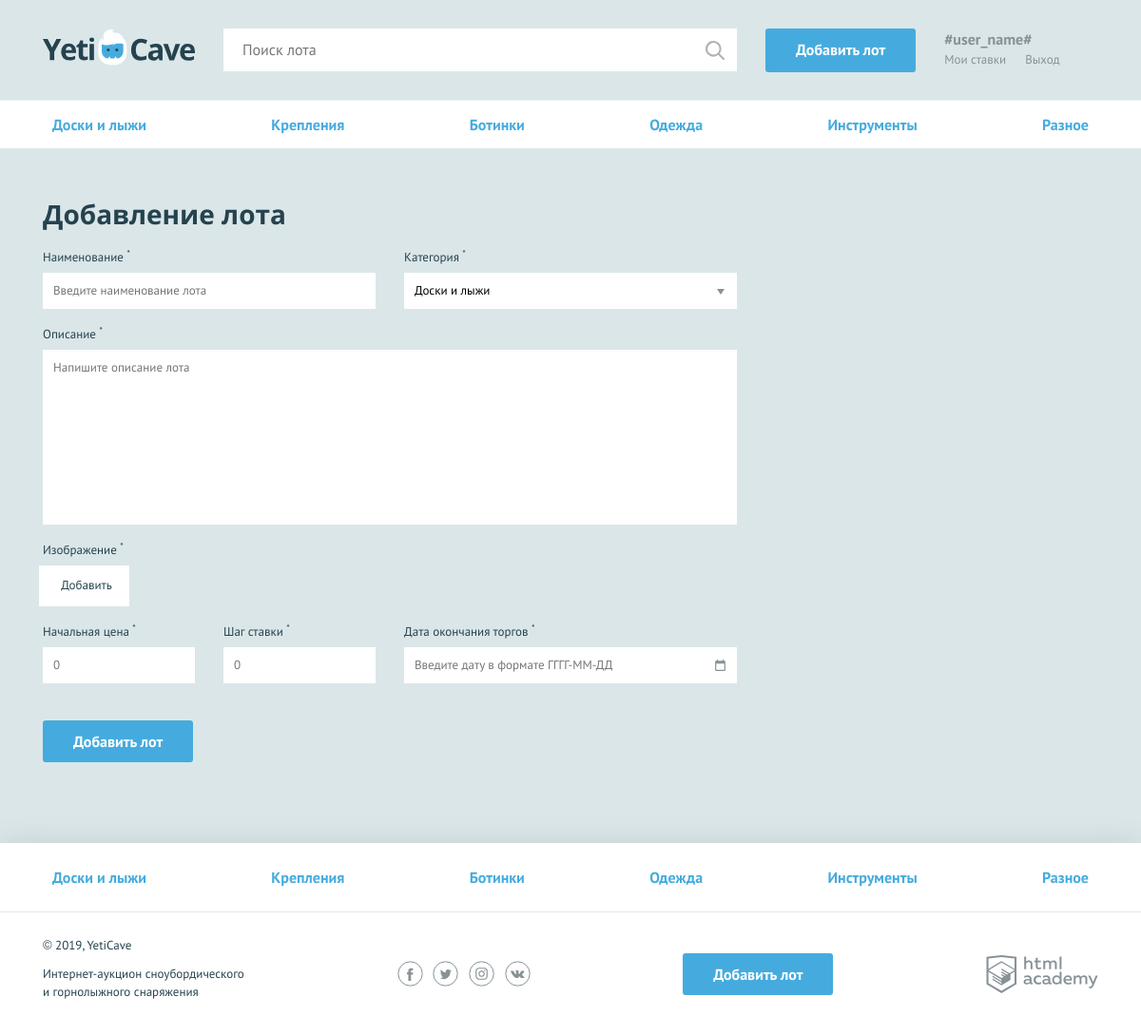
The page /add.php on the database its author committed.
### tables this page shows
CREATE TABLE category (
	id INT AUTO_INCREMENT PRIMARY KEY,
	name CHAR(128) NOT NULL UNIQUE,
	code CHAR(128) NOT NULL
);

### helpers.php (called while the page is built, shortened)
<?php
function include_template($name, array $data = []) {
    $name = 'templates/' . $name;
    extract($data);
    require $name;
    $result = ob_get_clean();
    return $result;
}

### functions.php (called while the page is built, shortened)
<?php
function getCategories ($sql_link) {
	$sql = 'SELECT id, name, code FROM category;';
	$result = mysqli_query($sql_link, $sql);
	return mysqli_fetch_all($result, MYSQLI_ASSOC);
}
function getPostVal($name) {
	return $_POST[$name] ?? '';
}

### templates/add-lot.php (the view, shortened to what this page needs)
<!DOCTYPE html>
<html lang="ru">
<head>
  <link href="../css/normalize.min.css" rel="stylesheet">
  <link href="../css/style.css" rel="stylesheet">
  <link href="../css/flatpickr.min.css" rel="stylesheet">
</head>
<body>
<div class="page-wrapper">
  <header class="main-header">
  <div class="main-header__container container">
    <a class="main-header__logo" href="index.html">
      <img src="../img/logo.svg" width="160" height="39" alt="Логотип компании YetiCave">
    </a>
    <form class="main-header__search" method="get" action="https://echo.htmlacademy.ru" autocomplete="off">
      <input type="search" name="search" placeholder="Поиск лота">
      <input class="main-header__search-btn" type="submit" name="find" value="Найти">
    </form>
    <a class="main-header__add-lot button" href="add-lot.html">Добавить лот</a>
    <nav class="user-menu">
      <div class="user-menu__logged">
        <p>#user_name#</p>
        <a class="user-menu__bets" href="my-bets.html">Мои ставки</a>
        <a class="user-menu__logout" href="#">Выход</a>
      </div>
    </nav>
  </div>
</header>
  <main>
    <nav class="nav">
      <ul class="nav__list container">
			<?php foreach ($categories as $item): ?>
				<li class="nav__item">
					<a href="pages/all-lots.html"><?=htmlspecialchars($item['name']); ?></a>
				</li>
			<?php endforeach; ?>
      </ul>
    </nav>
    <form class="form form--add-lot container <?= empty($errors) ?: 'form--invalid' ?>" action="/add.php" method="post" enctype="multipart/form-data">
      <h2>Добавление лота</h2>
      <div class="form__container-two">
        <div class="form__item <?= empty($errors['name']) ?: 'form__item--invalid' ?>">
          <label for="name">Наименование <sup>*</sup></label>
          <input id="name" type="text" name="name" value="<?=getPostVal('name'); ?>" placeholder="Введите наименование лота">
        </div>
        <div class="form__item <?= empty($errors['categories']) ?: 'form__item--invalid' ?>">
          <label for="category">Категория <sup>*</sup></label>
          <select id="category" name="category">
			<?php foreach ($categories as $item): ?>
				<option value="<?=$item['id']?>" <?= $item['id'] === getPostVal('category') ? 'checked' : '' ?>><?=htmlspecialchars($item['name']); ?></option>
			<?php endforeach; ?>
          </select>
        </div>
      </div>
      <div class="form__item form__item--wide <?= empty($errors['description']) ?: 'form__item--invalid' ?>">
        <label for="description">Описание <sup>*</sup></label>
        <textarea id="description" name="description" placeholder="Напишите описание лота"><?=getPostVal('description'); ?></textarea>
      </div>
      <div class="form__item form__item--file <?= empty($errors['lot-img']) ?: 'form__item--invalid' ?>"">
        <label>Изображение <sup>*</sup></label>
        <div class="form__input-file">
          <label for="lot-img">
            Добавить
          </label>
        </div>
      </div>
      <div class="form__container-three">
        <div class="form__item form__item--small <?= empty($errors['start_price']) ?: 'form__item--invalid' ?>">
          <label for="start_price">Начальная цена <sup>*</sup></label>
          <input id="start_price" type="text" name="start_price" value="<?=getPostVal('start_price'); ?>" placeholder="0">
        </div>
        <div class="form__item form__item--small <?= empty($errors['rate_step']) ?: 'form__item--invalid' ?>">
          <label for="rate_step">Шаг ставки <sup>*</sup></label>
          <input id="rate_step" type="text" name="rate_step" value="<?=getPostVal('rate_step'); ?>" placeholder="0">
        </div>
        <div class="form__item <?= empty($errors['dt_finish']) ?: 'form__item--invalid' ?>">
          <label for="dt_finish">Дата окончания торгов <sup>*</sup></label>
          <input class="form__input-date" id="dt_finish" type="text" name="dt_finish" value="<?=getPostVal('dt_finish'); ?>" placeholder="Введите дату в формате ГГГГ-ММ-ДД">
        </div>
      </div>
      <button type="submit" class="button">Добавить лот</button>
    </form>
  </main>
</div>
<footer class="main-footer">
  <nav class="nav">
    <ul class="nav__list container">
			<?php foreach ($categories as $item): ?>
				<li class="nav__item">
					<a href="pages/all-lots.html"><?=htmlspecialchars($item['name']); ?></a>
				</li>
			<?php endforeach; ?>
    </ul>
  </nav>
  <div class="main-footer__bottom container">
    <div class="main-footer__copyright">
      <p>© 2019, YetiCave</p>
      <p>Интернет-аукцион сноубордического и горнолыжного снаряжения</p>
    </div>
    <div class="main-footer__social social">
      <a class="social__link social__link--facebook" href="#">
      </a>
      <a class="social__link social__link--twitter" href="#">
      </a>
      <a class="social__link social__link--instagram" href="#">
      </a>
      <a class="social__link social__link--vkontakte" href="#">
      </a>
    </div>
    <a class="main-footer__add-lot button" href="add-lot.html">Добавить лот</a>
    <div class="main-footer__developed-by">
      <a class="logo-academy" href="https://htmlacademy.ru/intensive/php">
      </a>
    </div>
  </div>
</footer>
</body>
</html>

### rows shown on the page
category: name "Доски и лыжи"
category: name "Крепления"
category: name "Ботинки"
category: name "Одежда"
category: name "Инструменты"
category: name "Разное"

### other values the page prints
form field category "Доски и лыжи"
